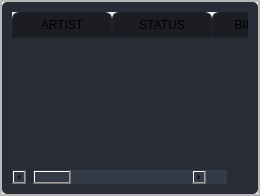
                                    <widget class="QWidget" name="team">
                                     <attribute name="title">
                                      <string>ASSIGNEES</string>
                                     </attribute>
                                     <layout class="QGridLayout" name="gridLayout_40">
                                      <property name="leftMargin">
                                       <number>0</number>
                                      </property>
                                      <property name="topMargin">
                                       <number>0</number>
                                      </property>
                                      <property name="rightMargin">
                                       <number>0</number>
                                      </property>
                                      <property name="bottomMargin">
                                       <number>0</number>
                                      </property>
                                      <property name="spacing">
                                       <number>0</number>
                                      </property>
                                      <item row="0" column="0">
                                       <widget class="QFrame" name="frame_15">
                                        <property name="frameShape">
                                         <enum>QFrame::StyledPanel</enum>
                                        </property>
                                        <property name="frameShadow">
                                         <enum>QFrame::Raised</enum>
                                        </property>
                                        <layout class="QGridLayout" name="gridLayout_39">
                                         <property name="leftMargin">
                                          <number>0</number>
                                         </property>
                                         <property name="topMargin">
                                          <number>0</number>
                                         </property>
                                         <property name="rightMargin">
                                          <number>0</number>
                                         </property>
                                         <property name="bottomMargin">
                                          <number>0</number>
                                         </property>
                                         <property name="spacing">
                                          <number>0</number>
                                         </property>
                                         <item row="0" column="0">
                                          <widget class="QFrame" name="frame_16">
                                           <property name="frameShape">
                                            <enum>QFrame::StyledPanel</enum>
                                           </property>
                                           <property name="frameShadow">
                                            <enum>QFrame::Raised</enum>
                                           </property>
                                           <layout class="QGridLayout" name="gridLayout_38">
                                            <property name="leftMargin">
                                             <number>0</number>
                                            </property>
                                            <property name="topMargin">
                                             <number>0</number>
                                            </property>
                                            <property name="rightMargin">
                                             <number>0</number>
                                            </property>
                                            <property name="bottomMargin">
                                             <number>0</number>
                                            </property>
                                            <property name="spacing">
                                             <number>0</number>
                                            </property>
                                            <item row="0" column="0">
                                             <widget class="QTableWidget" name="team_tableWid">
                                              <property name="focusPolicy">
                                               <enum>Qt::NoFocus</enum>
                                              </property>
                                              <property name="styleSheet">
                                               <string notr="true">QTableWidget {	
	background-color: rgb(39, 44, 54);
	padding: 10px;
	border-radius: 5px;
	alternate-background-color: rgb(42, 48, 59);
}
QTableWidget::item{
	padding-left: 5px;
	padding-right: 5px;
}
QTableWidget::item:selected{
	background-color: rgb(28, 32, 40);
}
QScrollBar:horizontal {
    border: none;
    background: rgb(52, 59, 72);
    height: 14px;
    margin: 0px 21px 0 21px;
	border-radius: 0px;
}
 QScrollBar:vertical {
	border: none;
    background: rgb(52, 59, 72);
    width: 14px;
    margin: 21px 0 21px 0;
	border-radius: 0px;
 }
QHeaderView::section{
	Background-color: rgb(39, 44, 54);
	max-width: 30px;
	border: 1px solid rgb(44, 49, 60);
	border-style: none;
    border-bottom: 1px solid rgb(44, 49, 60);
    border-right: 1px solid rgb(44, 49, 60);
}
QTableWidget::horizontalHeader {	
	background-color: rgb(81, 255, 0);
}
QHeaderView::section:horizontal
{
    border: 1px solid rgb(32, 34, 42);
	background-color: rgb(27, 29, 35);
	padding: 3px;
	border-top-left-radius: 7px;
    border-top-right-radius: 7px;
}
QHeaderView::section:vertical
{
    border: 1px solid rgb(44, 49, 60);
}

</string>
                                              </property>
                                              <property name="frameShape">
                                               <enum>QFrame::NoFrame</enum>
                                              </property>
                                              <property name="frameShadow">
                                               <enum>QFrame::Raised</enum>
                                              </property>
                                              <property name="editTriggers">
                                               <set>QAbstractItemView::DoubleClicked</set>
                                              </property>
                                              <property name="alternatingRowColors">
                                               <bool>true</bool>
                                              </property>
                                              <property name="showGrid">
                                               <bool>false</bool>
                                              </property>
                                              <attribute name="verticalHeaderVisible">
                                               <bool>false</bool>
                                              </attribute>
                                              <column>
                                               <property name="text">
                                                <string>ARTIST</string>
                                               </property>
                                              </column>
                                              <column>
                                               <property name="text">
                                                <string>STATUS</string>
                                               </property>
                                              </column>
                                              <column>
                                               <property name="text">
                                                <string>BID DAYS</string>
                                               </property>
                                              </column>
                                              <column>
                                               <property name="text">
                                                <string>PROGRESS</string>
                                               </property>
                                              </column>
                                              <column>
                                               <property name="text">
                                                <string>COMPILER</string>
                                               </property>
                                              </column>
                                              <column>
                                               <property name="text">
                                                <string>ASSIGNED DATE</string>
                                               </property>
                                              </column>
                                              <column>
                                               <property name="text">
                                                <string>ETA</string>
                                               </property>
                                              </column>
                                              <column>
                                               <property name="text">
                                                <string>START DATE</string>
                                               </property>
                                              </column>
                                              <column>
                                               <property name="text">
                                                <string>COMPLETED DATE</string>
                                               </property>
                                              </column>
                                              <column>
                                               <property name="text">
                                                <string>ACTIONS</string>
                                               </property>
                                              </column>
                                             </widget>
                                            </item>
                                           </layout>
                                          </widget>
                                         </item>
                                        </layout>
                                       </widget>
                                      </item>
                                     </layout>
                                    </widget>
